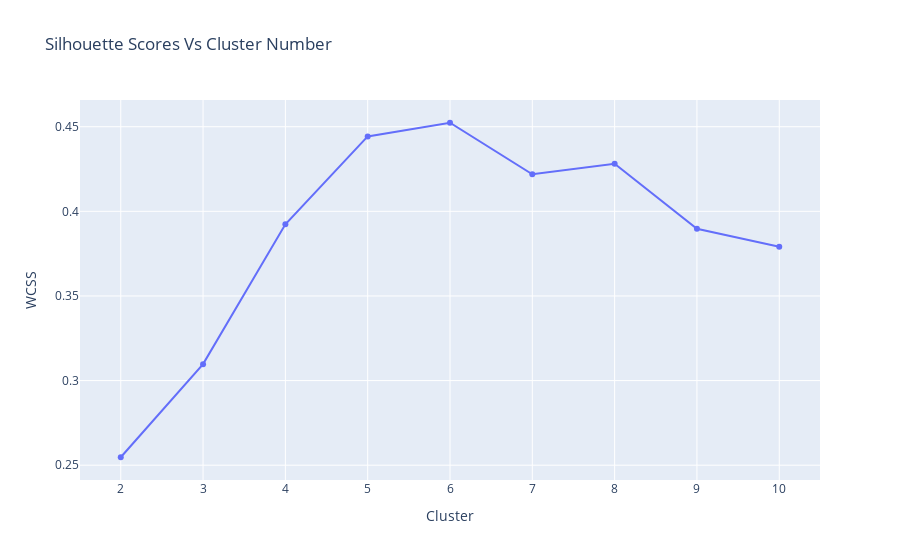

The cell this chart's notebook holds for it:
### Code cell
silhouette_scores = []
n_clusters = [2,3,4,5,6,7,8,9,10]

for n in n_clusters:
    kmeans = KMeans(n_clusters = n, init = 'k-means++')
    cluster_labels = kmeans.fit_predict(customer_clsuter_df)
    silhouette_avg = silhouette_score(customer_clsuter_df, cluster_labels)
    silhouette_scores.append(silhouette_avg)
    
fig = go.Figure(go.Scatter(x = [2,3,4,5,6,7,8,9,10], y = silhouette_scores))
fig['layout'].update(title = ' Silhouette Scores Vs Cluster Number ', xaxis_title = 'Cluster', yaxis_title = 'WCSS')
iplot(fig)

### Figure 1 — Plotly figure (JSON) as saved in the notebook; plotly's stock layout.template omitted (floating-point values rounded to 4 significant figures)
{"data": [{"type": "scatter", "x": [2, 3, 4, 5, 6, 7, 8, 9, 10], "y": [0.2547, 0.3097, 0.3924, 0.4443, 0.4523, 0.4219, 0.4282, 0.3897, 0.3791]}], "layout": {"title": {"text": " Silhouette Scores Vs Cluster Number "}, "xaxis": {"title": {"text": "Cluster"}}, "yaxis": {"title": {"text": "WCSS"}}}}
